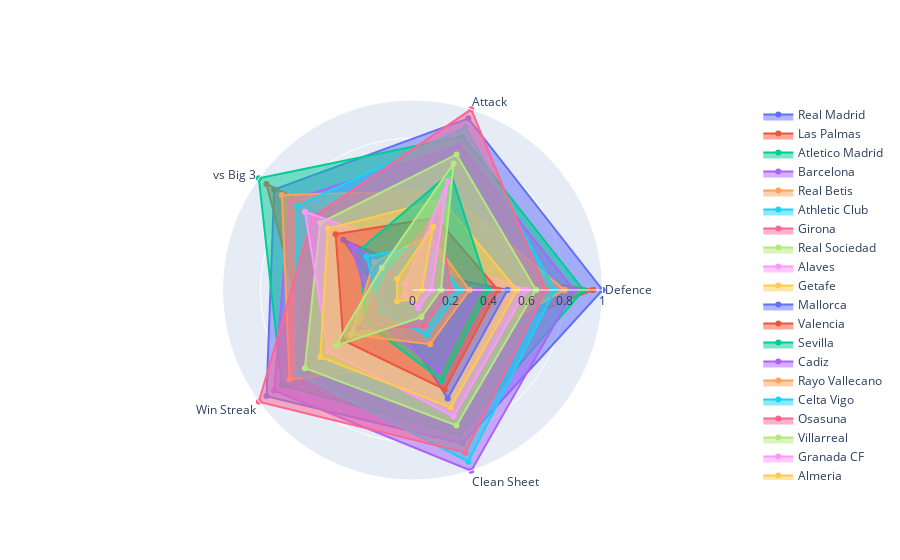

Write notebook code for a chart like this one.
### Code cell
import plotly.graph_objects as go


categories = ['Defence','Attack','vs Big 3',
              'Win Streak','Clean Sheet']



categories.append(categories[0])

fig = go.Figure()

for val in teams_stats:
    fig.add_trace(go.Scatterpolar(
          r=teams_stats[val],
          theta=categories,
          fill='toself',
          name= val,
        showlegend=val in teams_list, visible = True,
    ))
    

fig.update_layout(
  polar=dict(
    radialaxis=dict(
      visible=True,
      range=[0, 1]
    )),
  showlegend=True
)

fig.show()

### Figure 1 — Plotly figure (JSON) as saved in the notebook; plotly's stock layout.template omitted (floating-point values rounded to 4 significant figures)
{"data": [{"fill": "toself", "name": "Real Madrid", "r": [1, 0.95, 0.9, 0.95, 0.85, 1], "showlegend": true, "theta": ["Defence", "Attack", "vs Big 3", "Win Streak", "Clean Sheet", "Defence"], "type": "scatterpolar", "visible": true}, {"fill": "toself", "name": "Las Palmas", "r": [0.95, 0.15, 0.95, 0.65, 0.35, 0.95], "showlegend": true, "theta": ["Defence", "Attack", "vs Big 3", "Win Streak", "Clean Sheet", "Defence"], "type": "scatterpolar", "visible": true}, {"fill": "toself", "name": "Atletico Madrid", "r": [0.9, 0.85, 1, 0.85, 0.8, 0.9], "showlegend": true, "theta": ["Defence", "Attack", "vs Big 3", "Win Streak", "Clean Sheet", "Defence"], "type": "scatterpolar", "visible": true}, {"fill": "toself", "name": "Barcelona", "r": [0.85, 0.8, 0.8, 0.9, 1, 0.85], "showlegend": true, "theta": ["Defence", "Attack", "vs Big 3", "Win Streak", "Clean Sheet", "Defence"], "type": "scatterpolar", "visible": true}, {"fill": "toself", "name": "Real Betis", "r": [0.8, 0.55, 0.85, 0.8, 0.4, 0.8], "showlegend": true, "theta": ["Defence", "Attack", "vs Big 3", "Win Streak", "Clean Sheet", "Defence"], "type": "scatterpolar", "visible": true}, {"fill": "toself", "name": "Athletic Club", "r": [0.75, 0.9, 0.75, 0.75, 0.95, 0.75], "showlegend": true, "theta": ["Defence", "Attack", "vs Big 3", "Win Streak", "Clean Sheet", "Defence"], "type": "scatterpolar", "visible": true}, {"fill": "toself", "name": "Girona", "r": [0.7, 1, 0.65, 1, 0.9, 0.7], "showlegend": true, "theta": ["Defence", "Attack", "vs Big 3", "Win Streak", "Clean Sheet", "Defence"], "type": "scatterpolar", "visible": true}, {"fill": "toself", "name": "Real Sociedad", "r": [0.65, 0.75, 0.6, 0.7, 0.75, 0.65], "showlegend": true, "theta": ["Defence", "Attack", "vs Big 3", "Win Streak", "Clean Sheet", "Defence"], "type": "scatterpolar", "visible": true}, {"fill": "toself", "name": "Alaves", "r": [0.6, 0.2, 0.7, 0.55, 0.7, 0.6], "showlegend": true, "theta": ["Defence", "Attack", "vs Big 3", "Win Streak", "Clean Sheet", "Defence"], "type": "scatterpolar", "visible": true}, {"fill": "toself", "name": "Getafe", "r": [0.55, 0.5, 0.55, 0.6, 0.65, 0.55], "showlegend": true, "theta": ["Defence", "Attack", "vs Big 3", "Win Streak", "Clean Sheet", "Defence"], "type": "scatterpolar", "visible": true}, {"fill": "toself", "name": "Mallorca", "r": [0.5, 0.1, 0.45, 0.15, 0.6, 0.5], "showlegend": true, "theta": ["Defence", "Attack", "vs Big 3", "Win Streak", "Clean Sheet", "Defence"], "type": "scatterpolar", "visible": true}, {"fill": "toself", "name": "Valencia", "r": [0.45, 0.4, 0.5, 0.45, 0.55, 0.45], "showlegend": true, "theta": ["Defence", "Attack", "vs Big 3", "Win Streak", "Clean Sheet", "Defence"], "type": "scatterpolar", "visible": true}, {"fill": "toself", "name": "Sevilla", "r": [0.4, 0.65, 0.35, 0.3, 0.5, 0.4], "showlegend": true, "theta": ["Defence", "Attack", "vs Big 3", "Win Streak", "Clean Sheet", "Defence"], "type": "scatterpolar", "visible": true}, {"fill": "toself", "name": "Cadiz", "r": [0.35, 0.05, 0.4, 0.25, 0.45, 0.35], "showlegend": true, "theta": ["Defence", "Attack", "vs Big 3", "Win Streak", "Clean Sheet", "Defence"], "type": "scatterpolar", "visible": true}, {"fill": "toself", "name": "Rayo Vallecano", "r": [0.3, 0.3, 0.25, 0.4, 0.3, 0.3], "showlegend": true, "theta": ["Defence", "Attack", "vs Big 3", "Win Streak", "Clean Sheet", "Defence"], "type": "scatterpolar", "visible": true}, {"fill": "toself", "name": "Celta Vigo", "r": [0.25, 0.25, 0.3, 0.2, 0.25, 0.25], "showlegend": true, "theta": ["Defence", "Attack", "vs Big 3", "Win Streak", "Clean Sheet", "Defence"], "type": "scatterpolar", "visible": true}, {"fill": "toself", "name": "Osasuna", "r": [0.2, 0.45, 0.15, 0.35, 0.2, 0.2], "showlegend": true, "theta": ["Defence", "Attack", "vs Big 3", "Win Streak", "Clean Sheet", "Defence"], "type": "scatterpolar", "visible": true}, {"fill": "toself", "name": "Villarreal", "r": [0.15, 0.7, 0.2, 0.5, 0.15, 0.15], "showlegend": true, "theta": ["Defence", "Attack", "vs Big 3", "Win Streak", "Clean Sheet", "Defence"], "type": "scatterpolar", "visible": true}, {"fill": "toself", "name": "Granada CF", "r": [0.1, 0.6, 0.05, 0.05, 0.1, 0.1], "showlegend": true, "theta": ["Defence", "Attack", "vs Big 3", "Win Streak", "Clean Sheet", "Defence"], "type": "scatterpolar", "visible": true}, {"fill": "toself", "name": "Almeria", "r": [0.05, 0.35, 0.1, 0.1, 0.05, 0.05], "showlegend": true, "theta": ["Defence", "Attack", "vs Big 3", "Win Streak", "Clean Sheet", "Defence"], "type": "scatterpolar", "visible": true}], "layout": {"polar": {"radialaxis": {"range": [0, 1], "visible": true}}, "showlegend": true}}
